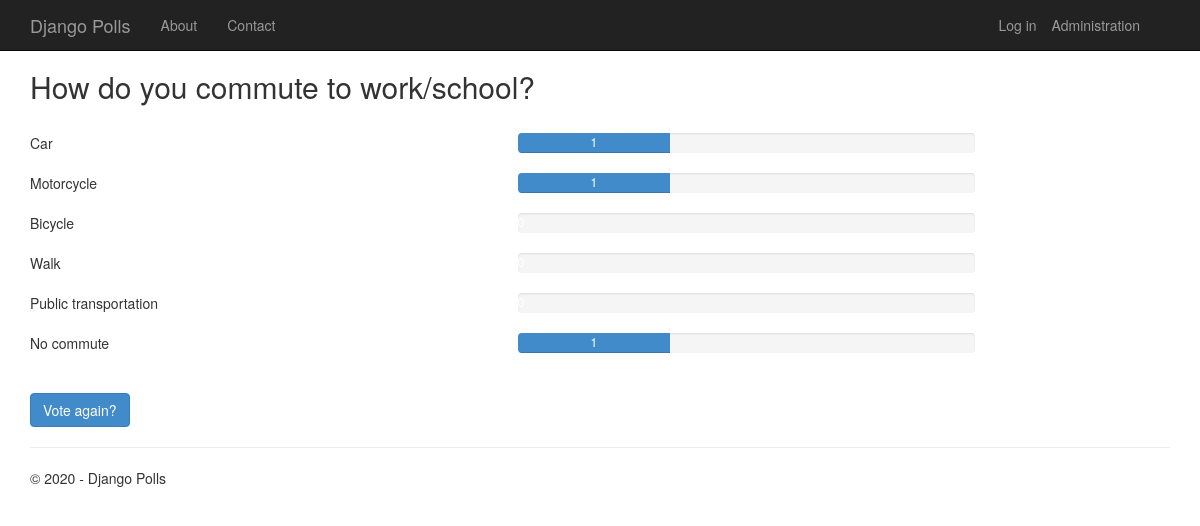
/6/results/, run on the app's committed database.
### app/models.py (models this page shows, shortened)
class Poll(models.Model):
    text = models.CharField(max_length=200)
    pub_date = models.DateTimeField('date published')
    author = models.CharField(max_length=100, blank=True)
    def total_votes(self):
        return self.choice_set.aggregate(Sum('votes'))['votes__sum']

class Choice(models.Model):
    poll = models.ForeignKey(Poll, on_delete=models.CASCADE)
    text = models.CharField(max_length=200)
    votes = models.IntegerField(default=0)
    def votes_percentage(self):
        total=self.poll.total_votes()
        return self.votes / float(total) * 100 if total > 0 else 0

### app/views.py (the view)
class PollResultsView(DetailView):
    model = Poll
    def get_context_data(self, **kwargs):
        context = super(PollResultsView, self).get_context_data(**kwargs)
        context['title'] = 'Results'
        context['year'] = datetime.now().year
        return context

### app/templates/app/results.html
{% extends "app/layout.html" %}
{% block content %}
<h2>{{ poll.text }}</h2>
<br />
{% for choice in poll.choice_set.all %}
<div class="row">
    <div class="col-sm-5">{{choice.text}}</div>
    <div class="col-sm-5">
        <div class="progress">
            <div class="progress-bar" role="progressbar" aria-valuenow="{{choice.votes}}" aria-valuemin="0" aria-valuemax="{{poll.total_votes}}" style="width: {{choice.votes_percentage}}%;">
                {{choice.votes}}
            </div>
        </div>
    </div>
</div>
{% endfor %}
<br />
<a class="btn btn-primary" href="{% url 'app:detail' poll.id %}">Vote again?</a>
{% endblock %}

### app/static/app/content/site.css (style rules this page uses)
body { padding-top: 50px; padding-bottom: 20px; }

### data on the page
Poll: text "How do you commute to work/school?"
Choice: text "Car", votes "1"
Choice: text "Motorcycle", votes "1"
Choice: text "Bicycle"
Choice: text "Walk"
Choice: text "Public transportation"
Choice: text "No commute", votes "1"

### other printed values
{{ year }} "2020"
